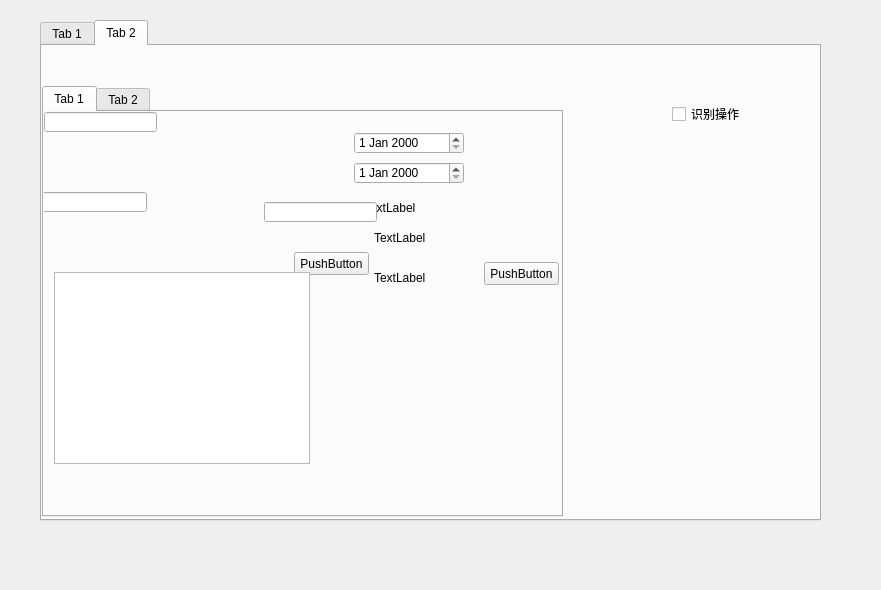
<?xml version="1.0" encoding="UTF-8"?>
<ui version="4.0">
 <class>Form</class>
 <widget class="QWidget" name="Form">
  <property name="geometry">
   <rect>
    <x>0</x>
    <y>0</y>
    <width>881</width>
    <height>590</height>
   </rect>
  </property>
  <property name="windowTitle">
   <string>Form</string>
  </property>
  <widget class="QTabWidget" name="tabWidget">
   <property name="geometry">
    <rect>
     <x>40</x>
     <y>20</y>
     <width>781</width>
     <height>501</height>
    </rect>
   </property>
   <property name="currentIndex">
    <number>1</number>
   </property>
   <widget class="QWidget" name="tab">
    <attribute name="title">
     <string>Tab 1</string>
    </attribute>
    <widget class="QLineEdit" name="lineEdit">
     <property name="geometry">
      <rect>
       <x>0</x>
       <y>10</y>
       <width>113</width>
       <height>20</height>
      </rect>
     </property>
    </widget>
    <widget class="QLineEdit" name="lineEdit_2">
     <property name="geometry">
      <rect>
       <x>520</x>
       <y>10</y>
       <width>113</width>
       <height>20</height>
      </rect>
     </property>
    </widget>
    <widget class="QPushButton" name="pushButton">
     <property name="geometry">
      <rect>
       <x>670</x>
       <y>10</y>
       <width>75</width>
       <height>23</height>
      </rect>
     </property>
     <property name="text">
      <string>PushButton</string>
     </property>
    </widget>
    <widget class="QTableView" name="tableView">
     <property name="geometry">
      <rect>
       <x>0</x>
       <y>40</y>
       <width>761</width>
       <height>431</height>
      </rect>
     </property>
    </widget>
   </widget>
   <widget class="QWidget" name="tab_2">
    <attribute name="title">
     <string>Tab 2</string>
    </attribute>
    <widget class="QTabWidget" name="tabWidget_2">
     <property name="geometry">
      <rect>
       <x>0</x>
       <y>40</y>
       <width>521</width>
       <height>431</height>
      </rect>
     </property>
     <property name="s1" stdset="0">
      <string/>
     </property>
     <widget class="QWidget" name="tab_3">
      <attribute name="title">
       <string>Tab 1</string>
      </attribute>
      <widget class="QWidget" name="gridLayoutWidget">
       <property name="geometry">
        <rect>
         <x>80</x>
         <y>70</y>
         <width>160</width>
         <height>80</height>
        </rect>
       </property>
       <layout class="QGridLayout" name="gridLayout"/>
      </widget>
      <widget class="QDateEdit" name="dateEdit">
       <property name="geometry">
        <rect>
         <x>310</x>
         <y>20</y>
         <width>110</width>
         <height>22</height>
        </rect>
       </property>
      </widget>
      <widget class="QDateEdit" name="dateEdit_2">
       <property name="geometry">
        <rect>
         <x>310</x>
         <y>50</y>
         <width>110</width>
         <height>22</height>
        </rect>
       </property>
      </widget>
      <widget class="QLabel" name="label">
       <property name="geometry">
        <rect>
         <x>320</x>
         <y>90</y>
         <width>54</width>
         <height>12</height>
        </rect>
       </property>
       <property name="text">
        <string>TextLabel</string>
       </property>
      </widget>
      <widget class="QLabel" name="label_2">
       <property name="geometry">
        <rect>
         <x>330</x>
         <y>120</y>
         <width>54</width>
         <height>12</height>
        </rect>
       </property>
       <property name="text">
        <string>TextLabel</string>
       </property>
      </widget>
      <widget class="QLabel" name="label_3">
       <property name="geometry">
        <rect>
         <x>330</x>
         <y>160</y>
         <width>54</width>
         <height>12</height>
        </rect>
       </property>
       <property name="text">
        <string>TextLabel</string>
       </property>
      </widget>
      <widget class="QLineEdit" name="lineEdit_3">
       <property name="geometry">
        <rect>
         <x>220</x>
         <y>90</y>
         <width>113</width>
         <height>20</height>
        </rect>
       </property>
      </widget>
      <widget class="QLineEdit" name="lineEdit_4">
       <property name="geometry">
        <rect>
         <x>0</x>
         <y>0</y>
         <width>113</width>
         <height>20</height>
        </rect>
       </property>
      </widget>
      <widget class="QLineEdit" name="lineEdit_5">
       <property name="geometry">
        <rect>
         <x>-10</x>
         <y>80</y>
         <width>113</width>
         <height>20</height>
        </rect>
       </property>
      </widget>
      <widget class="QPushButton" name="pushButton_2">
       <property name="geometry">
        <rect>
         <x>250</x>
         <y>140</y>
         <width>75</width>
         <height>23</height>
        </rect>
       </property>
       <property name="text">
        <string>PushButton</string>
       </property>
      </widget>
      <widget class="QPushButton" name="pushButton_3">
       <property name="geometry">
        <rect>
         <x>440</x>
         <y>150</y>
         <width>75</width>
         <height>23</height>
        </rect>
       </property>
       <property name="text">
        <string>PushButton</string>
       </property>
      </widget>
      <widget class="QTableWidget" name="tableWidget">
       <property name="geometry">
        <rect>
         <x>10</x>
         <y>160</y>
         <width>256</width>
         <height>192</height>
        </rect>
       </property>
      </widget>
     </widget>
     <widget class="QWidget" name="tab_4">
      <attribute name="title">
       <string>Tab 2</string>
      </attribute>
     </widget>
    </widget>
    <widget class="QCheckBox" name="checkBox">
     <property name="geometry">
      <rect>
       <x>630</x>
       <y>60</y>
       <width>71</width>
       <height>16</height>
      </rect>
     </property>
     <property name="text">
      <string>识别操作</string>
     </property>
    </widget>
   </widget>
  </widget>
 </widget>
 <resources/>
 <connections/>
</ui>
